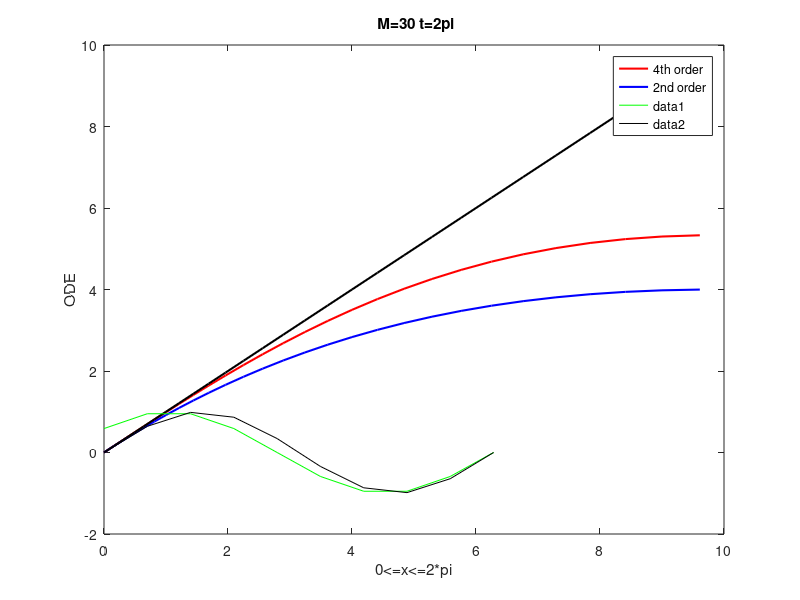
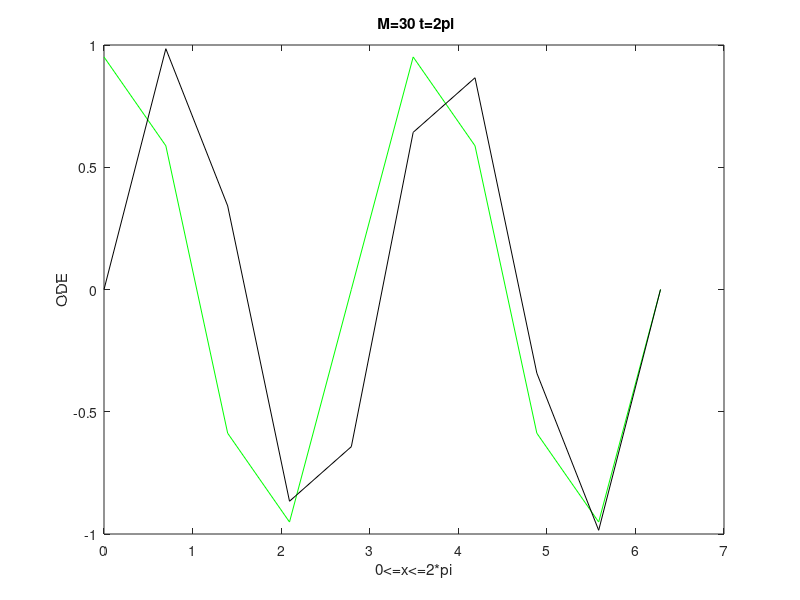

Source code (MATLAB) for these figures, in order:
clear all 
close all
clc
k = 0:0.1:pi;
km_1=((-8*cos(k)/3)+(cos(2*k)/6)+(5/2));%4th order
km_2=2-2*cos(k);%2nd order;


figure
plot(k.^2,km_1,'-r','linewidth',1.5)
hold on 
plot(k.^2,km_2,'-b','linewidth',1.5)
hold on
plot(k.^2,k.^2,'-k','linewidth',1.5)
xlabel('(k*delx)^2')
ylabel('(km*delx)^2')
legend('4th order','2nd order')

%Same code has been used for M= 30
clear all
clc
M=10;
dx=2*pi/M  
m=(1:M);
j=(1:M);
 
 
for p=1:length(m)
    row1(p)=exp(1i*m(p)*dx);    
end
b=row1;
for q=2:length(j)
    b(q,:)=b(1,:).^(j(q));
end 
a=b


% first assumption u(x,0) = sin(x)
for h=1:length(j)
    hrow(h,:)=(sin(j(h)*dx));
end
c=hrow;    %%% sin(x)
 
fm=(inv(a)*c)  % f(m) A = B/2X 


%% u(x,0) = sin (2x)
for h2 = 1:length(m)
    h2row(h2,:)= sin(2*(j(h2)*dx))
end
g = h2row;  %% sin(2x)


% to solve for ODE,
% t = 2*pi
for p1 = 1:length(m)
    brow1(p1) = exp(1i*m(p1)*dx); % t = 0 to 2*pi
end
b1 = brow1;
for q1 = 2:length(j)
    b1(q1,:) = b1(1,:).^(j(q1))
end
a1=b1;
fm2=(inv(a1)*g); % sin2x


odesin = a*fm;
odesin2 = a1*fm2;
z = linspace(0,2*pi,M); % x for  0 to 2pi


% figure
% plot(z,ode)
%Multiplying the above matrix with fm gives the ODE solution
%z=linspace(dx,2*pi,M); % 0<=x<=2*pi
pde=sin(z);
figure (1)
plot(z,real(odesin),'g',z,pde,'black')
title(' M=30 t=2pi')
xlabel('0<=x<=2*pi')
ylabel('ODE')


pde2=sin(2*z);
figure (2)
plot(z,real(odesin2),'g',z,pde2,'black')
title(' M=30 t=2pi')
xlabel('0<=x<=2*pi')
ylabel('ODE')